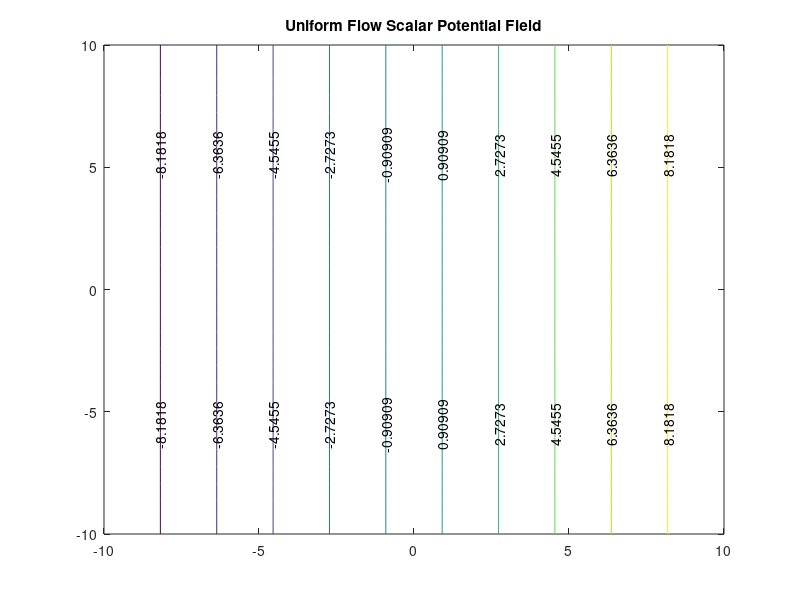
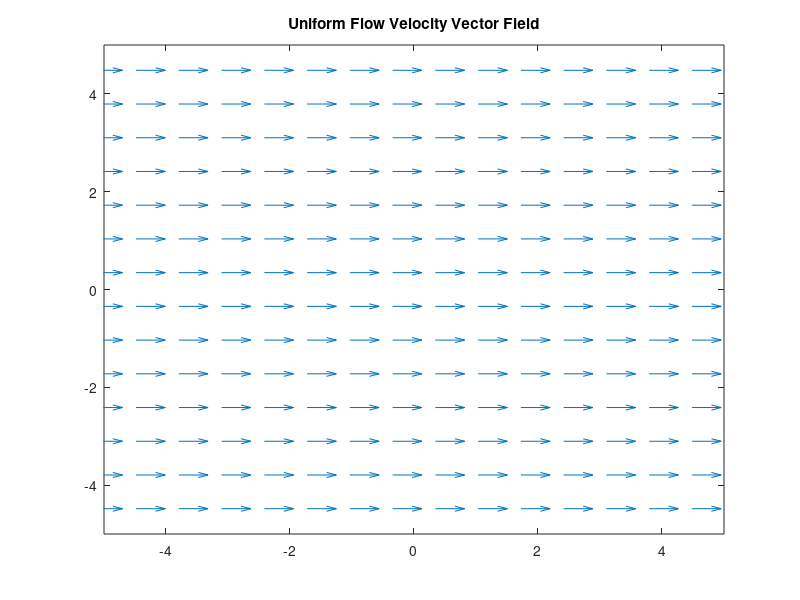

MATLAB code for these plots, in order:
% Clears all information from previous runs
clear variables
close all

% Define all parameters

U = 1;                  % Free stream velocity

Alpha = 0*(pi/180);     % Flow angle of free stream

m = 30;                 % Length of iteration

% Defines x and y directions as 1xm vectors by specifying bounds and increment

x = linspace(-10,10,m);

y = linspace(-10,10,m);

% Meshgrid function generates mxm matrix containing all coordinate pairs obtained from 1xm vectors above 

[X,Y] = meshgrid(x,y);

% Scalar potential function which produces an mxm matrix

phi = U*(X*cos(Alpha)+Y*sin(Alpha));

% Velocity components of uniform flow. Note: Here, the 'ones' function is
% incorporated to return a constant-valued mxm matrix

v_x = U*cos(Alpha)*ones(m);

v_y = U*sin(Alpha)*ones(m);

% Generates uniform flow scalar potential field
figure;
contour(x,y,phi,'ShowText','on')
title('Uniform Flow Scalar Potential Field')

% Generates uniform flow velocity vector field
figure;
quiver(X,Y,v_x,v_y,0.5);
title('Uniform Flow Velocity Vector Field')
xlim([-5,5])
ylim([-5,5])